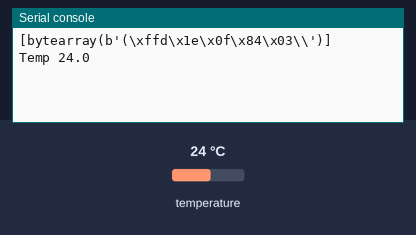
Recording of a program running on a simulated Raspberry Pi Pico running MicroPython. Shown: the last lines printed to the serial console. The inputs (shaded band) are chosen by the test bench; at power-on: temperature 24 °C.

Above: at 11.2 s.
11.3 s: temperature set to 12 °C
At 14.4 s:
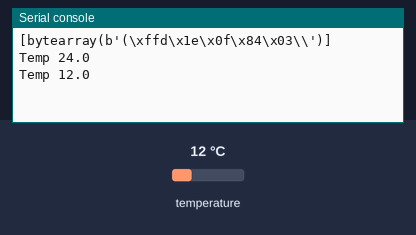
14.6 s: temperature set to 19 °C
At 16.9 s:
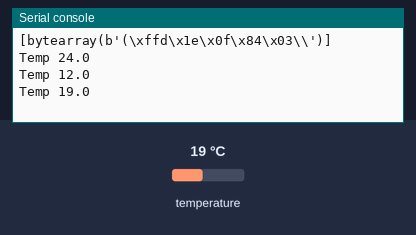
Timing chart, 0 to 18.4 s (numbered marks = the images above; inputs shaded):
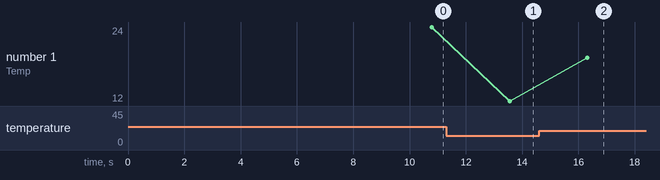

The program:

ds18b20_sensor_with_raspberry_pi_pico.py
```python
import machine, onewire, ds18x20, time
ds_pin = machine.Pin(0)
ds_sensor = ds18x20.DS18X20(onewire.OneWire(ds_pin))
roms = ds_sensor.scan()
#print('Found DS18B20 : ', roms)
print(roms)
time.sleep(10)
while True:
  ds_sensor.convert_temp()
  time.sleep_ms(750)
  for rom in roms:
      temperature = ds_sensor.read_temp(rom)
      print("Temp",end =' ')
      print(temperature)
      time.sleep(2)
```

Measured:
- after the input at 11.3 s, the serial console: prints a new line after 2.3 s (image 1)
- after the input at 14.6 s, the serial console: prints a new line after 1.7 s (image 2)
- plotted number 1: 24 → 12 after the input at 11.3 s, 12 → 19 after the input at 14.6 s
